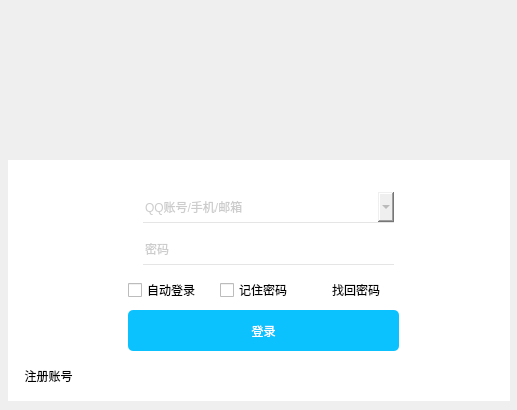
<?xml version="1.0" encoding="UTF-8"?>
<ui version="4.0">
 <class>Widget</class>
 <widget class="QWidget" name="Widget">
  <property name="geometry">
   <rect>
    <x>0</x>
    <y>0</y>
    <width>517</width>
    <height>410</height>
   </rect>
  </property>
  <property name="minimumSize">
   <size>
    <width>0</width>
    <height>0</height>
   </size>
  </property>
  <property name="maximumSize">
   <size>
    <width>1000</width>
    <height>1000</height>
   </size>
  </property>
  <property name="windowTitle">
   <string>Widget</string>
  </property>
  <property name="styleSheet">
   <string notr="true">QLabel#label_top{

}
QLabel#label_title{
	border:none;
	image: url(:/res/title.png);

}
.QWidget#widget{
	background-color: rgb(255,255,255);
}
QPushButton#btn_min{
	border:none;
	image: url(:/res/zuixiaohua.png);
}
QPushButton#btn_passwordview{
	border:none;
}
QPushButton#btn_close{
	border:none;
	image: url(:/res/guanbi.png);
}
QPushButton#btn_min:hover{
	background-color: rgba(190 ,190 ,190 ,100);
	
}
QPushButton#btn_close:hover{
	background-color: rgb(255, 0, 0)
}
QPushButton#btn_more{
	border:none;
	
	image: url(:/res/more.png);
}
QPushButton#btn_more:hover{
	background-color: rgba(190 ,190 ,190 ,100);
}
QPushButton#btn_login{
	border:none;
	background-color: rgb(11,194,255);
	border-radius:5px;
	font:normal 21px &quot;楷体&quot;;
	color:white
}
QPushButton#btn_qrcode{
	border:none;
	image: url(:/res/erweima.png);
}
QPushButton#btn_resiger{
	border:none;
}
QPushButton#btn_find_password{
	border:none;
}
QComboBox#comboBox_account,QLineEdit#password,QLineEdit#account{
	border:none;
	border-bottom:1px solid rgb(229,229,229);
	font:normal 17px &quot;楷体&quot;;
	color:rgb(154,154,154)
}
QComboBox#comboBox_account:hover,QLineEdit#password:hover,QLineEdit#account:hover{
	border-bottom:1px solid rgb(193,193,193);
}
QLineEdit#password:focus,QLineEdit#account:focus{
	border-bottom:1px solid rgb(18,183,245);
}
QComboBox#comboBox_account::drop-down{
	min-width:30px;
	border-image: url(:/res/jietou.png);
}
QComboBox#comboBox_account::drop-down:checked{
	border-image: url(:/res/jietou_hover.png);
}
QComboBox#comboBox_account QAbstractItemView{
	border:none;
	background-color:white;
	outline:0px;
}
</string>
  </property>
  <widget class="QWidget" name="widget_2" native="true">
   <property name="geometry">
    <rect>
     <x>0</x>
     <y>0</y>
     <width>510</width>
     <height>410</height>
    </rect>
   </property>
   <widget class="QLabel" name="label_head">
    <property name="geometry">
     <rect>
      <x>210</x>
      <y>100</y>
      <width>91</width>
      <height>91</height>
     </rect>
    </property>
    <property name="text">
     <string/>
    </property>
    <property name="pixmap">
     <pixmap resource="res.qrc">:/res/head.png</pixmap>
    </property>
    <property name="scaledContents">
     <bool>true</bool>
    </property>
   </widget>
   <widget class="QWidget" name="widget" native="true">
    <property name="geometry">
     <rect>
      <x>8</x>
      <y>160</y>
      <width>510</width>
      <height>241</height>
     </rect>
    </property>
    <property name="minimumSize">
     <size>
      <width>510</width>
      <height>235</height>
     </size>
    </property>
    <property name="maximumSize">
     <size>
      <width>1000</width>
      <height>1000</height>
     </size>
    </property>
    <widget class="QPushButton" name="btn_resiger">
     <property name="geometry">
      <rect>
       <x>0</x>
       <y>200</y>
       <width>81</width>
       <height>31</height>
      </rect>
     </property>
     <property name="font">
      <font>
       <family>Arial</family>
       <pointsize>9</pointsize>
      </font>
     </property>
     <property name="text">
      <string>注册账号</string>
     </property>
    </widget>
    <widget class="QPushButton" name="btn_qrcode">
     <property name="geometry">
      <rect>
       <x>451</x>
       <y>191</y>
       <width>41</width>
       <height>41</height>
      </rect>
     </property>
     <property name="text">
      <string/>
     </property>
    </widget>
    <widget class="QPushButton" name="btn_login">
     <property name="geometry">
      <rect>
       <x>120</x>
       <y>150</y>
       <width>271</width>
       <height>41</height>
      </rect>
     </property>
     <property name="text">
      <string>登录</string>
     </property>
    </widget>
    <widget class="QComboBox" name="comboBox_account">
     <property name="enabled">
      <bool>true</bool>
     </property>
     <property name="geometry">
      <rect>
       <x>135</x>
       <y>32</y>
       <width>251</width>
       <height>31</height>
      </rect>
     </property>
     <property name="editable">
      <bool>false</bool>
     </property>
    </widget>
    <widget class="QLineEdit" name="password">
     <property name="geometry">
      <rect>
       <x>135</x>
       <y>74</y>
       <width>251</width>
       <height>31</height>
      </rect>
     </property>
     <property name="echoMode">
      <enum>QLineEdit::Password</enum>
     </property>
     <property name="placeholderText">
      <string>密码</string>
     </property>
    </widget>
    <widget class="QLabel" name="label_username">
     <property name="geometry">
      <rect>
       <x>100</x>
       <y>40</y>
       <width>21</width>
       <height>21</height>
      </rect>
     </property>
     <property name="text">
      <string/>
     </property>
     <property name="pixmap">
      <pixmap resource="res.qrc">:/res/username.png</pixmap>
     </property>
     <property name="scaledContents">
      <bool>true</bool>
     </property>
    </widget>
    <widget class="QLabel" name="label_password">
     <property name="geometry">
      <rect>
       <x>98</x>
       <y>75</y>
       <width>31</width>
       <height>31</height>
      </rect>
     </property>
     <property name="text">
      <string/>
     </property>
     <property name="pixmap">
      <pixmap resource="res.qrc">:/res/password.png</pixmap>
     </property>
     <property name="scaledContents">
      <bool>true</bool>
     </property>
    </widget>
    <widget class="QWidget" name="layoutWidget">
     <property name="geometry">
      <rect>
       <x>120</x>
       <y>110</y>
       <width>271</width>
       <height>41</height>
      </rect>
     </property>
     <layout class="QHBoxLayout" name="horizontalLayout_2">
      <item>
       <widget class="QCheckBox" name="checkBox_login">
        <property name="font">
         <font>
          <family>Arial</family>
          <pointsize>9</pointsize>
         </font>
        </property>
        <property name="text">
         <string>自动登录</string>
        </property>
       </widget>
      </item>
      <item>
       <widget class="QCheckBox" name="checkBox_savepassword">
        <property name="font">
         <font>
          <family>Arial</family>
          <pointsize>9</pointsize>
         </font>
        </property>
        <property name="text">
         <string>记住密码</string>
        </property>
       </widget>
      </item>
      <item>
       <widget class="QPushButton" name="btn_find_password">
        <property name="font">
         <font>
          <family>Arial</family>
          <pointsize>9</pointsize>
         </font>
        </property>
        <property name="text">
         <string>找回密码</string>
        </property>
       </widget>
      </item>
     </layout>
    </widget>
    <widget class="QLineEdit" name="account">
     <property name="geometry">
      <rect>
       <x>135</x>
       <y>32</y>
       <width>231</width>
       <height>31</height>
      </rect>
     </property>
     <property name="placeholderText">
      <string>QQ账号/手机/邮箱</string>
     </property>
    </widget>
    <widget class="QPushButton" name="btn_passwordview">
     <property name="geometry">
      <rect>
       <x>365</x>
       <y>80</y>
       <width>21</width>
       <height>21</height>
      </rect>
     </property>
     <property name="text">
      <string/>
     </property>
     <property name="icon">
      <iconset resource="res.qrc">
       <normaloff>:/res/password1.png</normaloff>:/res/password1.png</iconset>
     </property>
    </widget>
    <zorder>password</zorder>
    <zorder>comboBox_account</zorder>
    <zorder>btn_resiger</zorder>
    <zorder>btn_qrcode</zorder>
    <zorder>btn_login</zorder>
    <zorder>label_username</zorder>
    <zorder>layoutWidget</zorder>
    <zorder>btn_passwordview</zorder>
    <zorder>account</zorder>
    <zorder>label_password</zorder>
   </widget>
   <widget class="QLabel" name="label_top">
    <property name="geometry">
     <rect>
      <x>8</x>
      <y>7</y>
      <width>510</width>
      <height>153</height>
     </rect>
    </property>
    <property name="minimumSize">
     <size>
      <width>420</width>
      <height>132</height>
     </size>
    </property>
    <property name="maximumSize">
     <size>
      <width>1000</width>
      <height>1000</height>
     </size>
    </property>
    <property name="text">
     <string/>
    </property>
    <property name="pixmap">
     <pixmap resource="res.qrc">:/res/mian.gif</pixmap>
    </property>
   </widget>
   <widget class="QLabel" name="label_title">
    <property name="geometry">
     <rect>
      <x>10</x>
      <y>10</y>
      <width>61</width>
      <height>41</height>
     </rect>
    </property>
    <property name="text">
     <string/>
    </property>
   </widget>
   <widget class="QPushButton" name="btn_more">
    <property name="geometry">
     <rect>
      <x>380</x>
      <y>8</y>
      <width>40</width>
      <height>40</height>
     </rect>
    </property>
    <property name="minimumSize">
     <size>
      <width>30</width>
      <height>30</height>
     </size>
    </property>
    <property name="maximumSize">
     <size>
      <width>1000</width>
      <height>1000</height>
     </size>
    </property>
    <property name="text">
     <string/>
    </property>
   </widget>
   <widget class="QPushButton" name="btn_close">
    <property name="geometry">
     <rect>
      <x>469</x>
      <y>10</y>
      <width>35</width>
      <height>35</height>
     </rect>
    </property>
    <property name="minimumSize">
     <size>
      <width>25</width>
      <height>25</height>
     </size>
    </property>
    <property name="maximumSize">
     <size>
      <width>1000</width>
      <height>1000</height>
     </size>
    </property>
    <property name="text">
     <string/>
    </property>
   </widget>
   <widget class="QPushButton" name="btn_min">
    <property name="geometry">
     <rect>
      <x>425</x>
      <y>10</y>
      <width>35</width>
      <height>35</height>
     </rect>
    </property>
    <property name="minimumSize">
     <size>
      <width>25</width>
      <height>25</height>
     </size>
    </property>
    <property name="maximumSize">
     <size>
      <width>1000</width>
      <height>1000</height>
     </size>
    </property>
    <property name="text">
     <string/>
    </property>
   </widget>
   <zorder>label_top</zorder>
   <zorder>widget</zorder>
   <zorder>label_title</zorder>
   <zorder>label_head</zorder>
   <zorder>btn_more</zorder>
   <zorder>btn_close</zorder>
   <zorder>btn_min</zorder>
  </widget>
 </widget>
 <resources>
  <include location="res.qrc"/>
 </resources>
 <connections/>
</ui>
